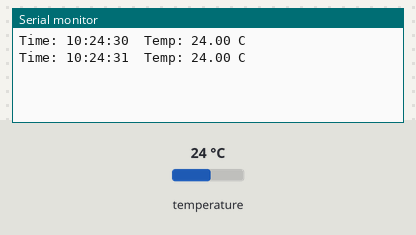
Simulated run of this sketch. Board: ESP32. On the bench: the last lines printed to the serial monitor. Inputs (shaded band) come from the test bench; at power-on: temperature 24 °C. The local clock reads 2024-03-15 10:24:30 at power-on unless the sketch sets it.

Above: at 1.8 s.
1.9 s: temperature set to 12 °C
At 2.4 s:
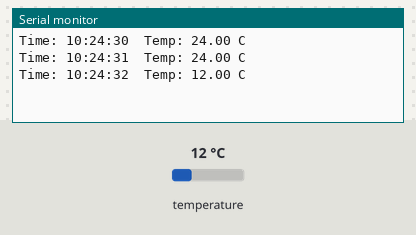
3.4 s: temperature set to 19 °C
At 4.8 s:
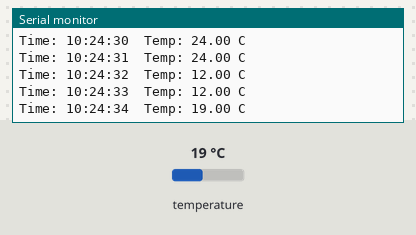
Timing chart, 0 to 6.4 s (numbered marks = the images above; inputs shaded):
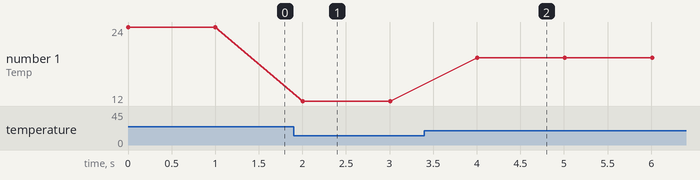

Measured:
- after the input at 1.9 s, the serial monitor: prints a new line after 0.10 s (image 1)
- after the input at 3.4 s, the serial monitor: prints a new line after 0.61 s (image 2)
- plotted number 1: 24 → 12 after the input at 1.9 s, 12 → 19 after the input at 3.4 s

The sketch:

RTC_Test.ino
```cpp
#include <Arduino.h>
#include <Wire.h>
#include <RTClib.h>

#define RTC_SCL 35
#define RTC_SDA 36

RTC_DS3231 rtc;

TwoWire RTC_I2C_BUS = TwoWire(1);

void setup() {
  Serial.begin(115200);
  RTC_I2C_BUS.begin(RTC_SDA, RTC_SCL);

  if (!rtc.begin(&RTC_I2C_BUS)) {
    Serial.println("Couldn't find RTC");
    while (1);
  }
  // Uncomment if you need to set time once
  //rtc.adjust(DateTime(2025, 11, 25, 17, 18, 0));
}

void loop() {
  DateTime now = rtc.now();
  Serial.printf("Time: %02d:%02d:%02d  Temp: %.2f C\n",
                now.hour(), now.minute(), now.second(),
                rtc.getTemperature());
  delay(1000);
}
```
